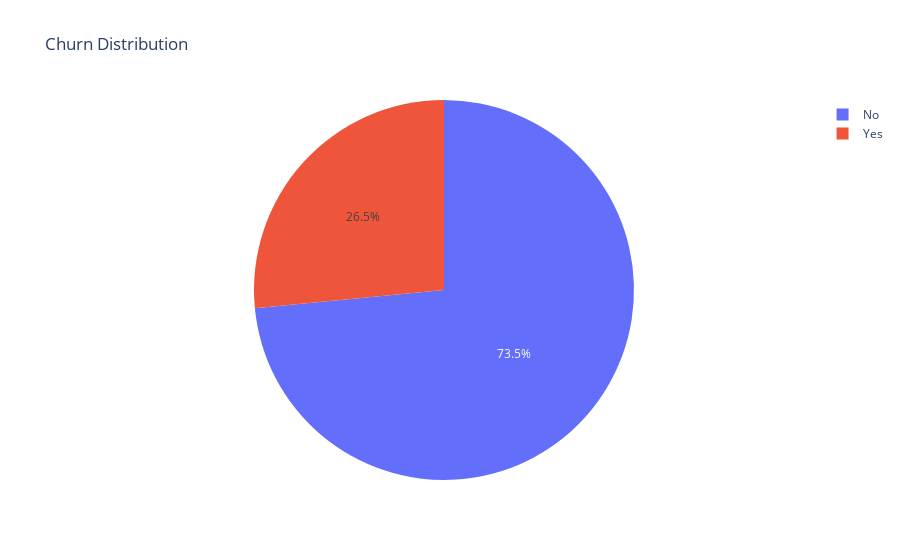

This figure's notebook cell:
### Code cell
churn_counts = df['Churn'].value_counts()
fig = px.pie(values=churn_counts.values, 
             names=churn_counts.index, 
             title='Churn Distribution')
fig.show()

### Figure 1 — Plotly figure (JSON) as saved in the notebook; plotly's stock layout.template omitted (floating-point values rounded to 4 significant figures)
{"data": [{"domain": {"x": [0, 1], "y": [0, 1]}, "hovertemplate": "label=%{label}<br>value=%{value}<extra></extra>", "labels": ["No", "Yes"], "legendgroup": "", "name": "", "showlegend": true, "type": "pie", "values": [5174, 1869]}], "layout": {"legend": {"tracegroupgap": 0}, "title": {"text": "Churn Distribution"}}}
